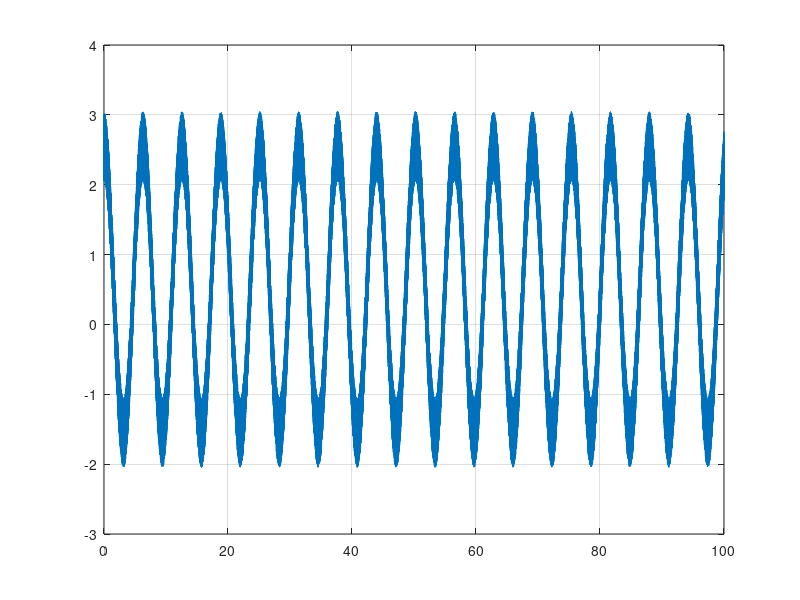
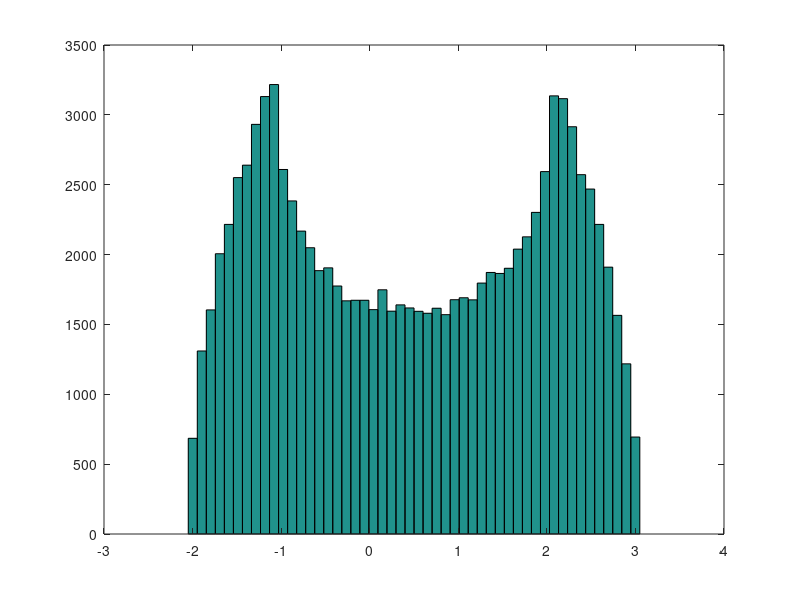
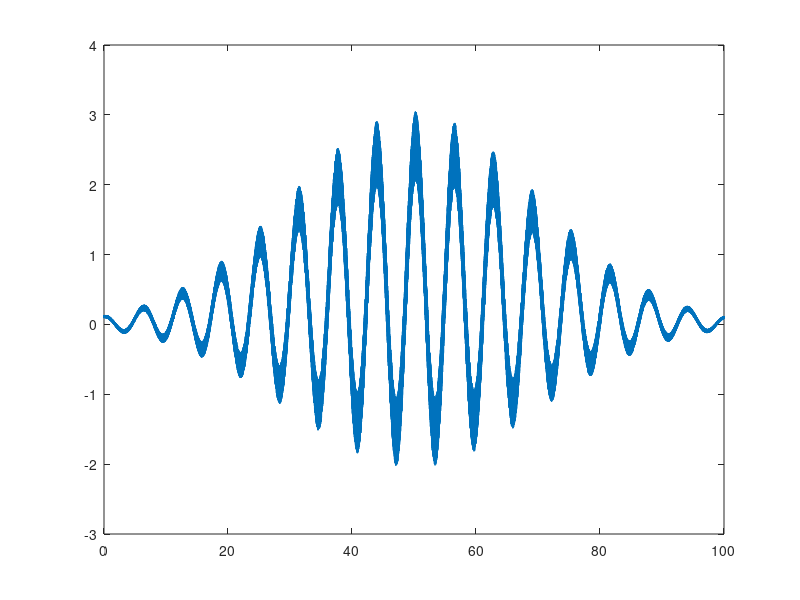

These charts were generated, in order, by the following MATLAB code:
clc
clear

t = 0:0.001:100;
output = zeros(1,length(t));

sygnal1 = rand(1,length(t) );
sygnal2 = 2.05 * cos(t);

for pom=1:length(sygnal1)

        sygnal1(pom) = sygnal1(pom) + sygnal2(pom);
end

means = mean(sygnal1);
suma = 0;

for pom=1:length(sygnal1)

        suma = suma + sygnal1(pom);
end

srednia = suma / length(sygnal1);

odch = 0;
suma_odch = 0;

for pom=1:length(sygnal1)

        suma_odch = suma_odch + ((srednia - sygnal1(pom))^2);
end

suma_odch = suma_odch / (length(sygnal1) - 1);

suma_odch = sqrt(suma_odch);



odchylonko = std(sygnal1);

disp(suma_odch);


plot(t,sygnal1),grid

disp(srednia);

figure(2)

hist(sygnal1,50);


%https://www.mathworks.com/help/signal/ref/window.html
okno=gausswin(length(t));

for z=1:length(sygnal1)
        sygnal2(z)=okno(z)*sygnal1(z);
end
figure(3)
plot(t,sygnal2)


















